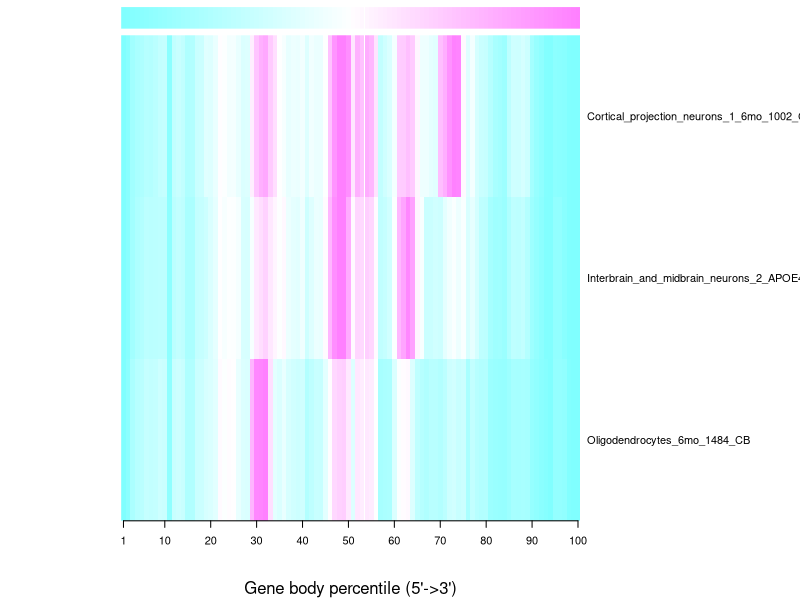
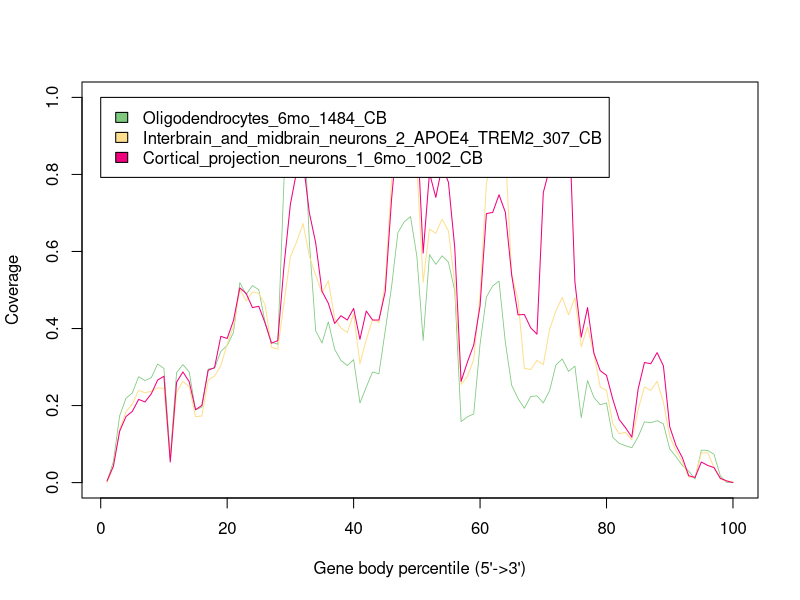

Reproduce these figures in R, in order.
Oligodendrocytes_6mo_1484_CB <- c(0.002297090352220521,0.05436447166921899,0.17381316998468607,0.21898928024502298,0.2327718223583461,0.27488514548238896,0.2649310872894334,0.2725880551301684,0.30781010719754975,0.29632465543644715,0.0666156202143951,0.28560490045941805,0.30627871362940273,0.2871362940275651,0.1883614088820827,0.19601837672281777,0.2947932618683001,0.29709035222052066,0.34073506891271055,0.3560490045941807,0.389739663093415,0.5191424196018377,0.4885145482388974,0.5114854517611026,0.5007656967840735,0.41500765696784075,0.36447166921898927,0.35911179173047475,0.7894333843797856,0.9670750382848392,0.9732006125574273,1.0,0.6248085758039816,0.3943338437978561,0.36217457886676874,0.41730474732006123,0.3460949464012251,0.3169984686064318,0.30398162327718226,0.31929555895865236,0.20673813169984687,0.24808575803981622,0.2871362940275651,0.28254211332312407,0.3943338437978561,0.5076569678407351,0.6485451761102603,0.6768759571209801,0.6906584992343032,0.5880551301684533,0.36906584992343033,0.5918836140888208,0.5666156202143952,0.5888208269525268,0.5719754977029097,0.49770290964777947,0.1584992343032159,0.17075038284839203,0.1784073506891271,0.35911179173047475,0.48162327718223585,0.5107197549770292,0.5229709035222052,0.36370597243491576,0.25267993874425726,0.21822358346094947,0.19295558958652373,0.22358346094946402,0.225114854517611,0.20673813169984687,0.23889739663093415,0.3055130168453293,0.3208269525267994,0.2886676875957121,0.30245022970903523,0.16845329249617153,0.2649310872894334,0.2212863705972435,0.20214395099540583,0.20673813169984687,0.11715160796324656,0.10183767228177641,0.09571209800918837,0.0903522205206738,0.11868300153139356,0.15773353751914243,0.1554364471669219,0.16079632465543645,0.15237366003062788,0.08728943338437979,0.06738131699846861,0.0444104134762634,0.02986217457886677,0.009188361408882083,0.08422664624808576,0.08346094946401225,0.07350689127105667,0.01761102603369066,0.0,0.0)
Interbrain_and_midbrain_neurons_2_APOE4_TREM2_307_CB <- c(0.0,0.04094988780852655,0.13893044128646223,0.18380703066566942,0.20418848167539266,0.2393418100224383,0.23335826477187735,0.23709798055347794,0.24588631264023933,0.2443904263275991,0.059274495138369486,0.23466716529543755,0.2630890052356021,0.2486910994764398,0.1712789827973074,0.17296185489902768,0.26626776364996263,0.2763649962602842,0.3040388930441286,0.35919970082273744,0.406133133881825,0.5022438294689604,0.4717651458489155,0.4951383694839192,0.4912116679132386,0.46148092744951386,0.3511593118922962,0.34611069558713536,0.46839940164547494,0.5863874345549738,0.62528047868362,0.6725878833208676,0.5873223635003739,0.5385190725504861,0.4925205684367988,0.5241211667913238,0.42595362752430815,0.40145848915482424,0.3894913986537023,0.43848167539267013,0.3087135377711294,0.3711667913238594,0.4237097980553478,0.41529543754674647,0.5179506357516829,0.7830964846671653,0.9379207180254301,0.9964472700074795,1.0,0.8238593866866118,0.5198204936424832,0.6581899775617053,0.6471578160059835,0.6841810022438295,0.6529543754674645,0.5162677636499626,0.2548616305160808,0.2758040388930441,0.31974569932685115,0.48728496634255797,0.7763649962602842,0.8543380703066566,0.9680254300673149,0.8638743455497382,0.5400149588631264,0.47513089005235604,0.29655946148092743,0.293567688855647,0.31731488406881075,0.30609573672400897,0.39771877337322364,0.4459611069558714,0.48074046372475693,0.4354899027673897,0.4798055347793568,0.35284218399401646,0.40407629020194463,0.33507853403141363,0.24794315632011968,0.2393418100224383,0.15276738967838444,0.12696335078534032,0.13032909498878084,0.11088257292445775,0.1894166043380703,0.24831712789827973,0.2393418100224383,0.2629020194465221,0.20848915482423336,0.11967090501121914,0.08227374719521316,0.05366492146596859,0.014210919970082274,0.014023934181002244,0.07647718773373223,0.07778608825729244,0.039454001495886314,0.009536275243081526,0.0031787584143605084,0.0031787584143605084)
Cortical_projection_neurons_1_6mo_1002_CB <- c(0.004454342984409799,0.042316258351893093,0.133630289532294,0.1714922048997773,0.18485523385300667,0.21603563474387527,0.20935412026726058,0.23051224944320714,0.2661469933184855,0.27616926503340755,0.053452115812917596,0.26057906458797325,0.2873051224944321,0.26169265033407574,0.18930957683741648,0.20044543429844097,0.29175946547884185,0.2984409799554566,0.37973273942093544,0.3741648106904232,0.4209354120267261,0.5055679287305123,0.4910913140311804,0.45434298440979953,0.4576837416481069,0.4142538975501114,0.3619153674832962,0.3685968819599109,0.5645879732739421,0.72271714922049,0.8084632516703786,0.8363028953229399,0.700445434298441,0.6224944320712695,0.49665924276169265,0.46547884187082406,0.4131403118040089,0.43318485523385303,0.4220489977728285,0.4521158129175947,0.37193763919821826,0.44543429844098,0.4220489977728285,0.4220489977728285,0.4955456570155902,0.734966592427617,0.9164810690423163,0.9977728285077951,1.0,0.9342984409799554,0.5957683741648107,0.8040089086859689,0.7405345211581291,0.821826280623608,0.779510022271715,0.60913140311804,0.26280623608017817,0.3129175946547884,0.3574610244988864,0.45879732739420936,0.6982182628062361,0.7015590200445434,0.7472160356347439,0.7015590200445434,0.5389755011135857,0.4354120267260579,0.4365256124721604,0.40200445434298443,0.38530066815144765,0.7527839643652561,0.8162583518930958,0.9253897550111359,0.9899777282850779,0.9788418708240535,0.5211581291759465,0.3775055679287305,0.45434298440979953,0.3363028953229399,0.2906458797327394,0.27839643652561247,0.21603563474387527,0.16369710467706014,0.14253897550111358,0.11804008908685969,0.24276169265033407,0.311804008908686,0.30846325167037864,0.3374164810690423,0.3028953229398664,0.1447661469933185,0.0957683741648107,0.0645879732739421,0.017817371937639197,0.013363028953229399,0.053452115812917596,0.044543429844097995,0.03897550111358575,0.011135857461024499,0.004454342984409799,0.0)
data_matrix <- matrix(c(Oligodendrocytes_6mo_1484_CB,Interbrain_and_midbrain_neurons_2_APOE4_TREM2_307_CB,Cortical_projection_neurons_1_6mo_1002_CB), byrow=T, ncol=100)
rowLabel <- c("Oligodendrocytes_6mo_1484_CB","Interbrain_and_midbrain_neurons_2_APOE4_TREM2_307_CB","Cortical_projection_neurons_1_6mo_1002_CB")


pdf("EasySCI_PLOT.geneBodyCoverage.heatMap.pdf")
rc <- cm.colors(ncol(data_matrix))
heatmap(data_matrix, scale=c("none"),keep.dendro=F, labRow = rowLabel ,Colv = NA,Rowv = NA,labCol=NA,col=cm.colors(256),margins = c(6, 8),ColSideColors = rc,cexRow=1,cexCol=1,xlab="Gene body percentile (5'->3')", add.expr=x_axis_expr <- axis(side=1,at=c(1,10,20,30,40,50,60,70,80,90,100),labels=c("1","10","20","30","40","50","60","70","80","90","100")))
dev.off()


pdf("EasySCI_PLOT.geneBodyCoverage.curves.pdf")
x=1:100
icolor = colorRampPalette(c("#7fc97f","#beaed4","#fdc086","#ffff99","#386cb0","#f0027f"))(3)
plot(x,Oligodendrocytes_6mo_1484_CB,type='l',xlab="Gene body percentile (5'->3')", ylab="Coverage",lwd=0.8,col=icolor[1])
lines(x,Interbrain_and_midbrain_neurons_2_APOE4_TREM2_307_CB,type='l',col=icolor[2])
lines(x,Cortical_projection_neurons_1_6mo_1002_CB,type='l',col=icolor[3])
legend(0,1,fill=icolor[1:3], legend=c('Oligodendrocytes_6mo_1484_CB','Interbrain_and_midbrain_neurons_2_APOE4_TREM2_307_CB','Cortical_projection_neurons_1_6mo_1002_CB'))
dev.off()
